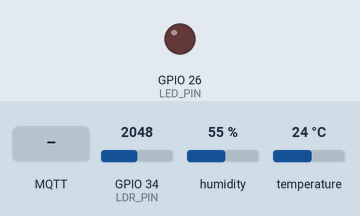
The sketch below on a simulated ESP32. On the bench: output pins drawn as LEDs (lit = HIGH). The inputs (shaded band) are chosen by the test bench; at power-on: GPIO 34 (LDR_PIN) = 2048, humidity 55 %, temperature 24 °C (analog values on the 0–4095 scale). WiFi joins after 1.5 s; servers stay silent unless stated; the local clock reads 2024-03-15 10:24:30 at power-on unless the sketch sets it; random numbers use the default seed unless the sketch sets one; no MQTT or app messages arrive unless stated; what the sketch prints to the serial monitor is not drawn.

Above: at 2.7 s.
2.8 s: MQTT message "@on" arrives on the first subscribed topic
At 3.5 s:
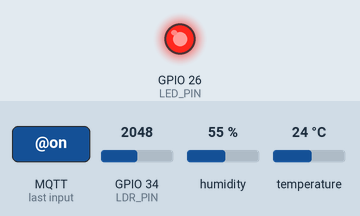
11.5 s: MQTT message "@off" arrives on the first subscribed topic
At 12.6 s:
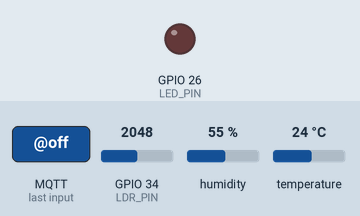
Timing chart, 0 to 14.5 s (numbered marks = the images above; inputs shaded):
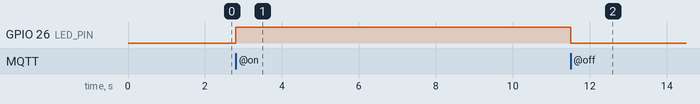

The sketch:

sketch.ino
```cpp
#include <WiFi.h>
#include <PubSubClient.h>
#include <DHT.h>
#include <time.h>


const char* WIFI_SSID = "Wokwi-GUEST";
const char* WIFI_PASS = "";

const char* MQTT_HOST = "test.mosquitto.org";

// Colocar o IP  da VM com o FIWARE no lugar do "AAA" (porta 1883).
// Para teste sem FIWARE use o "broker.hivemq.com".

const int   MQTT_PORT = 1883;

const char* DEVICE_ID = "agnelloiris";
const char* API_KEY   = "TEF";

// Faça o subscribe em /TEF/agnelloiris/attrs.
// Para dar comandos é só ir em publish, /TEF/agnelloiris/cmd em "Topic" e mandar agnelloiris@on ou agnelloiris@off em "Payload".


String TOPIC_ATTRS  = String("/") + API_KEY + "/" + DEVICE_ID + "/attrs";
String TOPIC_CMD    = String("/") + API_KEY + "/" + DEVICE_ID + "/cmd";
String TOPIC_CMDEXE = String("/") + API_KEY + "/" + DEVICE_ID + "/cmdexe";


#define DHT_PIN  15
#define LDR_PIN  34
#define LED_PIN  26
#define DHT_TYPE DHT22

DHT dht(DHT_PIN, DHT_TYPE);
WiFiClient espClient;
PubSubClient mqtt(espClient);

unsigned long lastSend = 0;
const unsigned long SEND_INTERVAL = 5000;


String getTimestamp() {
  struct tm t;
  if (!getLocalTime(&t, 2000)) return "";
  char buf[25];
  strftime(buf, sizeof(buf), "%Y-%m-%dT%H:%M:%SZ", &t);
  return String(buf);
}


void connectWiFi() {
  Serial.print("Conectando ao Wi-Fi");
  WiFi.begin(WIFI_SSID, WIFI_PASS, 6);
  while (WiFi.status() != WL_CONNECTED) {
    delay(300);
    Serial.print(".");
  }
  Serial.println("\nWi-Fi conectado! IP: " + WiFi.localIP().toString());
}


void onMessage(char* topic, byte* payload, unsigned int len) {
  String msg;
  for (unsigned int i = 0; i < len; i++) msg += (char)payload[i];
  Serial.println("Comando recebido [" + String(topic) + "]: " + msg);


  String result = "";
  if (msg.indexOf("@on") >= 0) {
    digitalWrite(LED_PIN, HIGH);
    result = String(DEVICE_ID) + "@on|LED ligado";
  } else if (msg.indexOf("@off") >= 0) {
    digitalWrite(LED_PIN, LOW);
    result = String(DEVICE_ID) + "@off|LED desligado";
  }
  if (result.length()) mqtt.publish(TOPIC_CMDEXE.c_str(), result.c_str());
}

void connectMQTT() {
  while (!mqtt.connected()) {
    Serial.print("Conectando ao broker MQTT...");
    String clientId = String(DEVICE_ID) + "-" + String(random(0xffff), HEX);
    if (mqtt.connect(clientId.c_str())) {
      Serial.println(" conectado!");
      mqtt.subscribe(TOPIC_CMD.c_str());
    } else {
      Serial.println(" falhou, rc=" + String(mqtt.state()) + ". Tentando em 3s");
      delay(3000);
    }
  }
}


void setup() {
  Serial.begin(115200);
  pinMode(LED_PIN, OUTPUT);
  dht.begin();
  analogReadResolution(12);

  connectWiFi();
  configTime(0, 0, "pool.ntp.org", "time.nist.gov");

  mqtt.setServer(MQTT_HOST, MQTT_PORT);
  mqtt.setCallback(onMessage);
}

void loop() {
  if (WiFi.status() != WL_CONNECTED) connectWiFi();
  if (!mqtt.connected()) connectMQTT();
  mqtt.loop();

  if (millis() - lastSend >= SEND_INTERVAL) {
    lastSend = millis();

    float temp = dht.readTemperature();
    float hum  = dht.readHumidity();
    int ldrRaw = analogRead(LDR_PIN);
    const float GAMMA = 0.7;
    const float RL10 = 50.0;

    float voltage = ldrRaw * 3.3 / 4095.0;
    float resistance = 10000.0 * voltage / (3.3 - voltage);
    float lum = pow((RL10 * 1000.0 * pow(10.0, GAMMA)) / resistance,
                    1.0 / GAMMA);
    String ts = getTimestamp();

    if (isnan(temp) || isnan(hum)) {
      Serial.println("Falha na leitura do DHT22");
      return;
    }


    String payload = "t|" + String(temp, 1) +
                     "|h|" + String(hum, 1) +
                     "|l|" + String(lum) +
                     "|TimeInstant|" + ts;

    mqtt.publish(TOPIC_ATTRS.c_str(), payload.c_str());
    Serial.println("Publicado em " + TOPIC_ATTRS + ": " + payload);
  }
}


//  Checkpoint 05 - Vinheria Agnello (IoT)
//  ESP32 + DHT22 (temperatura/umidade) + LDR (luminosidade)
//  Envia dados via MQTT para o IoT Agent do FIWARE,
//  com timestamp (TimeInstant) em cada leitura.
//  Recebe comandos pelo MyMQTT para ligar/desligar um LED.
//  RM: 570322
//  RM: 570979
//  RM: 569136
//  RM: 571942
```

Measured:
- after the input at 2.8 s, GPIO 26 (LED_PIN): LOW → HIGH at once
- after the input at 11.5 s, GPIO 26 (LED_PIN): HIGH → LOW at once
